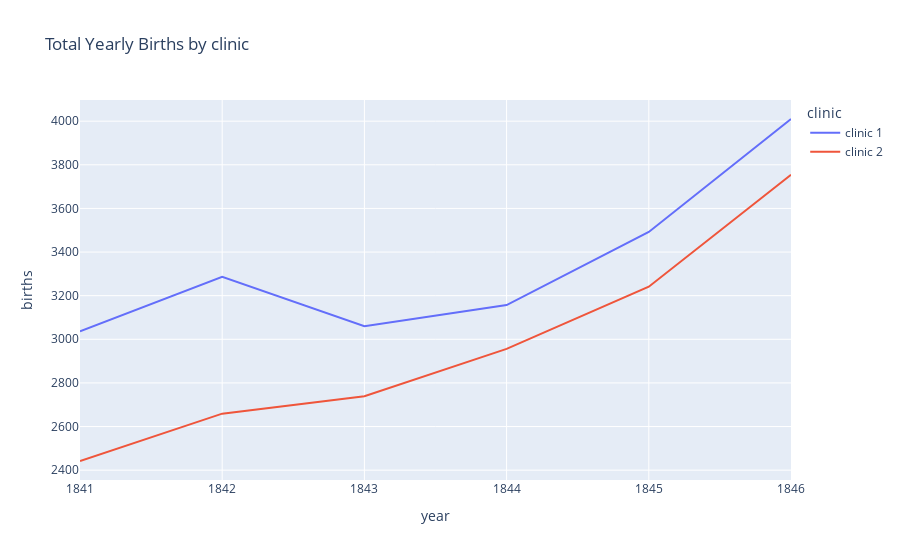

Notebook code cell kept with this figure:
### Markdown cell above
# The Yearly Data Split by Clinic

Now let's look at the annual data instead.

**Challenge**: Use plotly to create line charts of the births and deaths of the two different clinics at the Vienna General Hospital.

- Which clinic is bigger or more busy judging by the number of births?
- Has the hospital had more patients over time?
- What was the highest number of deaths recorded in clinic 1 and clinic 2?

### Code cell
fig = px.line(df_yearly,
              x='year',
              y='births',
              color='clinic',
              title='Total Yearly Births by clinic')

fig.show()

### Figure 1 — Plotly figure (JSON) as saved in the notebook; plotly's stock layout.template omitted (floating-point values rounded to 4 significant figures)
{"data": [{"hovertemplate": "clinic=clinic 1<br>year=%{x}<br>births=%{y}<extra></extra>", "legendgroup": "clinic 1", "line": {"color": "#636efa", "dash": "solid"}, "marker": {"symbol": "circle"}, "mode": "lines", "name": "clinic 1", "orientation": "v", "showlegend": true, "type": "scatter", "x": [1841, 1842, 1843, 1844, 1845, 1846], "xaxis": "x", "y": [3036, 3287, 3060, 3157, 3492, 4010], "yaxis": "y"}, {"hovertemplate": "clinic=clinic 2<br>year=%{x}<br>births=%{y}<extra></extra>", "legendgroup": "clinic 2", "line": {"color": "#EF553B", "dash": "solid"}, "marker": {"symbol": "circle"}, "mode": "lines", "name": "clinic 2", "orientation": "v", "showlegend": true, "type": "scatter", "x": [1841, 1842, 1843, 1844, 1845, 1846], "xaxis": "x", "y": [2442, 2659, 2739, 2956, 3241, 3754], "yaxis": "y"}], "layout": {"legend": {"title": {"text": "clinic"}, "tracegroupgap": 0}, "title": {"text": "Total Yearly Births by clinic"}, "xaxis": {"anchor": "y", "domain": [0, 1], "title": {"text": "year"}}, "yaxis": {"anchor": "x", "domain": [0, 1], "title": {"text": "births"}}}}
